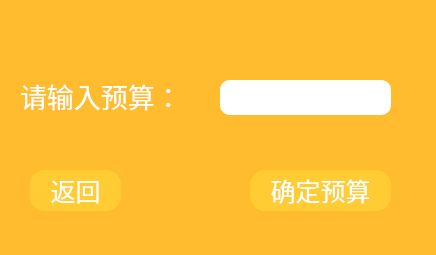
<?xml version="1.0" encoding="UTF-8"?>
<ui version="4.0">
 <class>Budget</class>
 <widget class="QDialog" name="Budget">
  <property name="geometry">
   <rect>
    <x>0</x>
    <y>0</y>
    <width>436</width>
    <height>255</height>
   </rect>
  </property>
  <property name="minimumSize">
   <size>
    <width>436</width>
    <height>255</height>
   </size>
  </property>
  <property name="maximumSize">
   <size>
    <width>436</width>
    <height>255</height>
   </size>
  </property>
  <property name="windowTitle">
   <string>虎图帐</string>
  </property>
  <property name="windowIcon">
   <iconset resource="../../../../../../home/fordream/demo/accounting_v0.99/img.qrc">
    <normaloff>:/img/icon.jpg</normaloff>:/img/icon.jpg</iconset>
  </property>
  <property name="styleSheet">
   <string notr="true">#Budget {
	background-color: #ffbc2e;
}
#label {
	font-family: &quot;逐浪雅宋体&quot;;
	font-size: 27px;
	color: #fff;
}
#lineEdit {
	border: 0;
	border-radius: 10px;
}
#setBtn, #pushButton {
	border: 0;
	border-radius: 15px;
	font-family: &quot;逐浪雅宋体&quot;;
	font-size: 25px;
	color: #fff;
}
#setBtn {
	background-color: #ffcc33;
}
#setBtn:pressed {
	background-color: #ff9600;
}
#pushButton {
	background-color: #ffcc33;
}
#pushButton:pressed {
	background-color: #ff9600;
}</string>
  </property>
  <widget class="QPushButton" name="setBtn">
   <property name="geometry">
    <rect>
     <x>250</x>
     <y>170</y>
     <width>141</width>
     <height>41</height>
    </rect>
   </property>
   <property name="text">
    <string>确定预算</string>
   </property>
  </widget>
  <widget class="QLabel" name="label">
   <property name="geometry">
    <rect>
     <x>20</x>
     <y>70</y>
     <width>171</width>
     <height>51</height>
    </rect>
   </property>
   <property name="text">
    <string>请输入预算：</string>
   </property>
  </widget>
  <widget class="QLineEdit" name="lineEdit">
   <property name="geometry">
    <rect>
     <x>220</x>
     <y>80</y>
     <width>171</width>
     <height>35</height>
    </rect>
   </property>
  </widget>
  <widget class="QPushButton" name="pushButton">
   <property name="geometry">
    <rect>
     <x>30</x>
     <y>170</y>
     <width>91</width>
     <height>41</height>
    </rect>
   </property>
   <property name="text">
    <string>返回</string>
   </property>
  </widget>
 </widget>
 <resources/>
 <connections/>
</ui>
